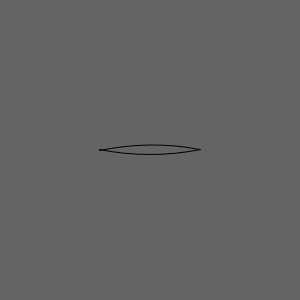
Frame 1 (no input)
Frame 60 (the mouse pressed at the canvas centre just before this capture): identical to frame 1, image omitted
Frame 120 (the mouse held since frame 60 and released just before this capture): identical to frame 1, image omitted

The Processing sketch that drew this single still picture (run headless with seeded random() and noise(); from frame 60 on, the mouse is pressed at the canvas centre):

// Processing sketch: Eye
// ── Eye.pde
float radius;
float w = 100;
float dif = 5;
void setup() {
  size(300,300);
}

void draw() {
  radius =(.25f*pow(w,2)/dif+dif)/2;
  background(100);
  //ellipse(width/2,height/2,1,1);
  //line(width/2+w/2,height/2,width/2-w/2,height/2);
  noFill();
  
  float a = sqrt(pow((dif-radius),2)+pow((w/2),2));
  float theta = acos((w*w + -2*a*a)/(-2*a*a));
  print(theta + "\n");
  
  arc(width/2,height/2-(dif-radius),radius*2,radius*2,3*PI/2-theta/2,3*PI/2+theta/2);
  arc(width/2,height/2+(dif-radius),radius*2,radius*2,PI/2-theta/2,PI/2+theta/2);
}

void keyPressed() {
  if (keyCode == UP) {
    dif+=1f;
  }
  if (keyCode == DOWN) {
    dif-=1;
  }
  if (dif >40) {
    dif = 40;
  }
  if (dif<=0) {
    dif=1;
  }
}
